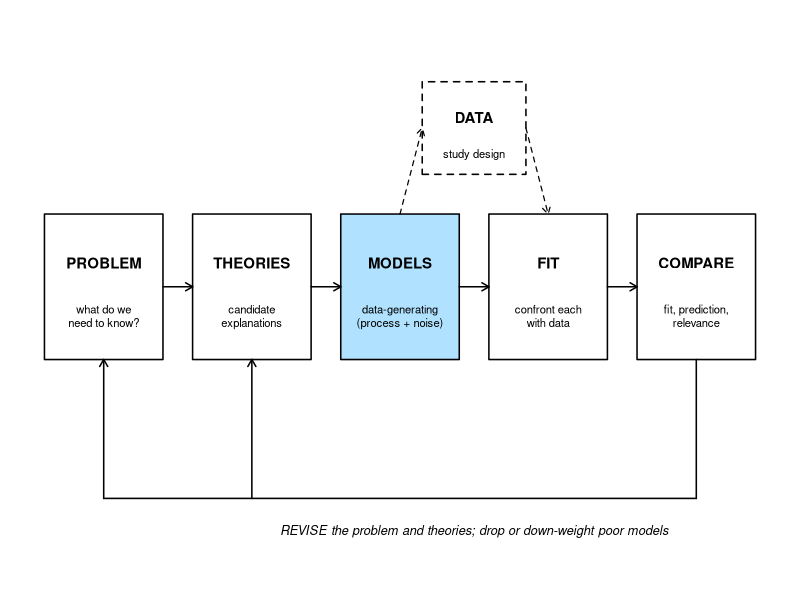
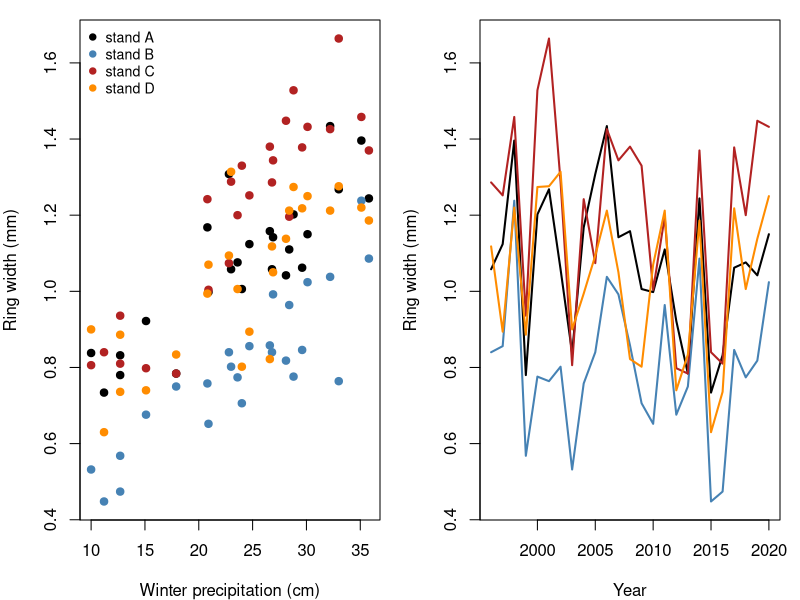
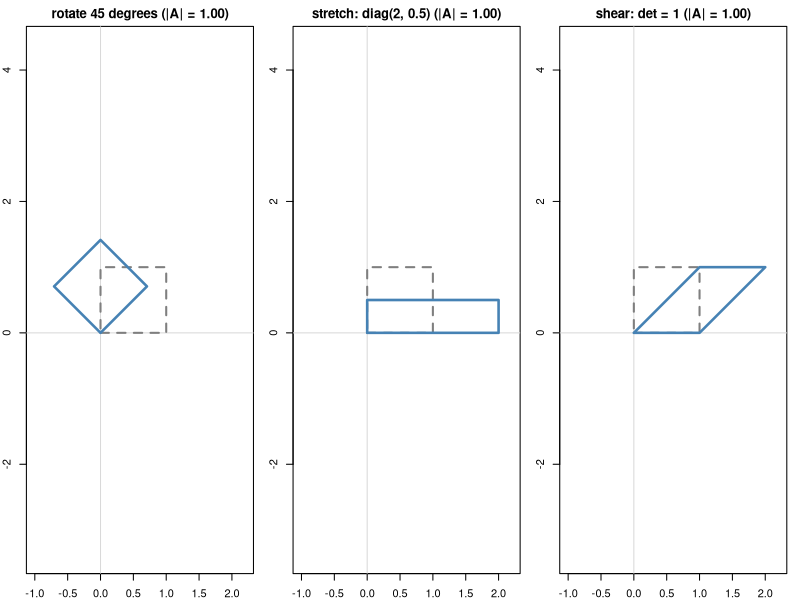
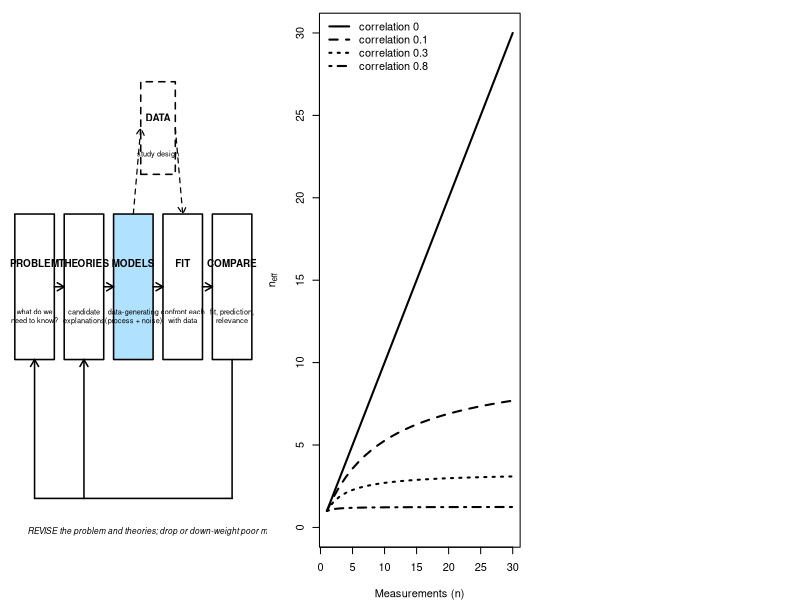
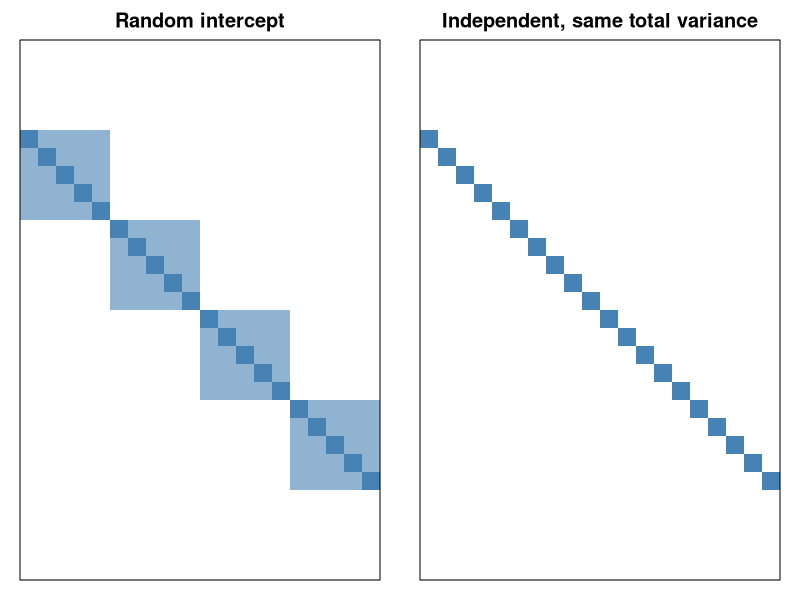
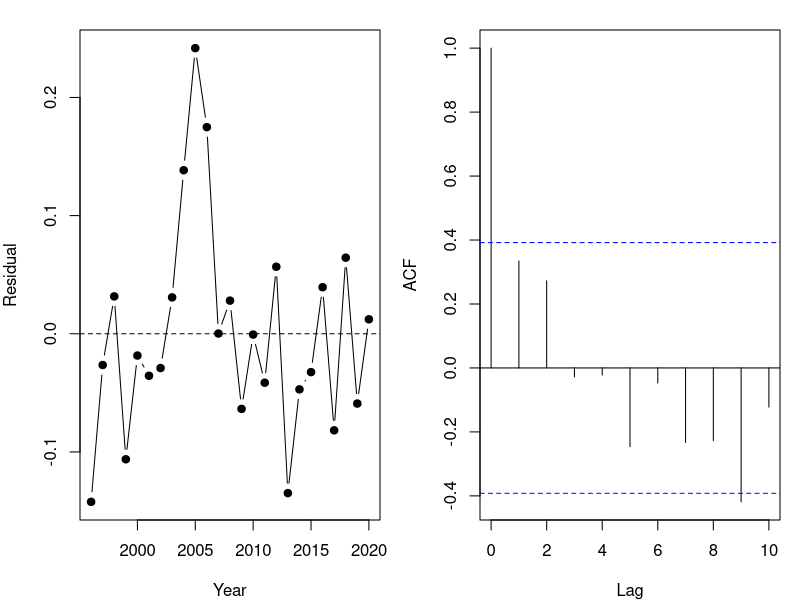

These figures' R source, in order: (Note: this script raises an error after producing the figures.)
## ---- chunk 1
knitr::opts_chunk$set(echo = TRUE, warning = FALSE, message = FALSE,
                      fig.width = 7, fig.height = 4.5, fig.align = "center")

widget <- function(file) htmltools::includeHTML(file.path("widgets", file))
f1 <- function(v) formatC(v, format = "f", digits = 1)
f2 <- function(v) formatC(round(v, 2) + 0, format = "f", digits = 2)
f3 <- function(v) formatC(round(v, 3) + 0, format = "f", digits = 3)
## ---- chunk 2
# scientific workflow schematic; 'highlight' shades one box
draw_workflow <- function(highlight = NULL, cex = 0.9) {
  boxes <- c("PROBLEM", "THEORIES", "MODELS", "FIT", "COMPARE")
  subs <- c("what do we\nneed to know?", "candidate\nexplanations",
            "data-generating\n(process + noise)", "confront each\nwith data",
            "fit, prediction,\nrelevance")
  x <- seq(1, 9, by = 2)
  y <- 2
  w <- 0.8
  h <- 0.55
  shade <- function(lab) if (!is.null(highlight) && lab == highlight) "lightskyblue1" else "white"
  par(mar = c(0, 0, 0, 0))
  plot(NA, xlim = c(0, 10), ylim = c(-0.2, 4), axes = FALSE, xlab = "", ylab = "")
  for (i in seq_along(boxes)) {
    rect(x[i] - w, y - h, x[i] + w, y + h, col = shade(boxes[i]), lwd = 1.5)
    text(x[i], y + 0.18, boxes[i], font = 2, cex = cex)
    text(x[i], y - 0.22, subs[i], cex = cex * 0.75)
  }
  arrows(x[-5] + w, y, x[-1] - w, y, length = 0.08, lwd = 1.5)
  rect(6 - 0.7, 3.2 - 0.35, 6 + 0.7, 3.2 + 0.35, lty = 2, lwd = 1.5)
  text(6, 3.28, "DATA", font = 2, cex = cex)
  text(6, 3.0, "study design", cex = cex * 0.75)
  arrows(x[3], y + h, 6 - 0.7, 3.2, length = 0.08, lty = 2, lwd = 1.2)
  arrows(6 + 0.7, 3.2, x[4], y + h, length = 0.08, lty = 2, lwd = 1.2)
  segments(x[5], y - h, x[5], 0.4, lwd = 1.5)
  segments(x[5], 0.4, x[1], 0.4, lwd = 1.5)
  arrows(x[c(1, 2)], 0.4, x[c(1, 2)], y - h, length = 0.08, lwd = 1.5)
  text(6, 0.15, "REVISE the problem and theories; drop or down-weight poor models",
       cex = cex * 0.85, font = 3)
}

# heatmap of a covariance or correlation matrix (row 1 at the top)
show_matrix <- function(M, main = "", zlim = c(-1, 1) * max(abs(M))) {
  n <- nrow(M)
  pal <- colorRampPalette(c("firebrick", "white", "steelblue"))(101)
  par(mar = c(1, 1, 2, 1))
  image(seq_len(n), seq_len(n), t(M[n:1, ]), col = pal, zlim = zlim, axes = FALSE,
        xlab = "", ylab = "", main = main, asp = 1)
  box()
}
## ---- chunk 3
draw_workflow("MODELS")
## ---- chunk 4
# pinyon ring widths (mm): 4 stands x 5 trees x 25 years; simulated
set.seed(21)
years <- 1996:2020
n_yr <- length(years)
precip <- round(rgamma(n_yr, shape = 9, scale = 22 / 9), 1)   # winter precipitation (cm)
stand_eff <- rnorm(4, 0, 0.12)
ar_dev <- matrix(0, 4, n_yr)            # shared year-to-year deviations within each stand
for (j in 1:4) {
  ar_dev[j, 1] <- rnorm(1, 0, 0.08 / sqrt(1 - 0.6^2))
  for (t in 2:n_yr) ar_dev[j, t] <- 0.6 * ar_dev[j, t - 1] + rnorm(1, 0, 0.08)
}
rings <- expand.grid(year = years, tree = 1:5, stand = LETTERS[1:4])
rings$tree_id <- paste0(rings$stand, rings$tree)
tree_eff <- setNames(rnorm(20, 0, 0.1), unique(rings$tree_id))
j <- match(rings$stand, LETTERS)
t <- match(rings$year, years)
rings$precip <- precip[t]
rings$width <- round(0.35 + stand_eff[j] + tree_eff[rings$tree_id] + 0.025 * rings$precip +
                       ar_dev[cbind(j, t)] + rnorm(nrow(rings), 0, 0.1), 2)

# stand chronologies: mean of the 5 trees in each stand and year
chron <- aggregate(width ~ stand + year + precip, data = rings, FUN = mean)
chron <- chron[order(chron$stand, chron$year), ]
head(chron)
## ---- chunk 5
par(mfrow = c(1, 2), mar = c(4, 4, 1, 1))
cols <- c("black", "steelblue", "firebrick", "darkorange")
plot(width ~ precip, data = chron, col = cols[as.integer(chron$stand)], pch = 19,
     xlab = "Winter precipitation (cm)", ylab = "Ring width (mm)")
legend("topleft", paste("stand", LETTERS[1:4]), col = cols, pch = 19, bty = "n", cex = 0.85)
plot(NA, xlim = range(years), ylim = range(chron$width), xlab = "Year",
     ylab = "Ring width (mm)")
for (s in 1:4) {
  sub <- chron[chron$stand == LETTERS[s], ]
  lines(sub$year, sub$width, col = cols[s], lwd = 2)
}
## ---- chunk 6
# ANCOVA: one intercept per stand (a[1:4]), shared slope b; sigma on the log scale
nll_ancova <- function(par, dat) {
  a <- par[1:4]
  b <- par[5]
  sigma <- exp(par[6])
  mu <- a[as.integer(dat$stand)] + b * dat$precip
  -sum(dnorm(dat$width, mu, sigma, log = TRUE))
}
chron$stand <- factor(chron$stand)
fit_ancova <- optim(c(rep(0.5, 4), 0, log(0.1)), nll_ancova, dat = chron,
                    method = "BFGS", control = list(maxit = 1000))
fit_lm <- lm(width ~ 0 + stand + precip, data = chron)   # 0 + : one intercept per stand

cbind(optim = fit_ancova$par[1:5], lm = coef(fit_lm))
c(optim = exp(fit_ancova$par[6]), lm = summary(fit_lm)$sigma)
## ---- chunk 7
fit_precip <- lm(width ~ precip, data = chron)
fit_slopes <- lm(width ~ 0 + stand * precip, data = chron)   # one slope per stand
anova(fit_precip, fit_lm)    # do stands differ, given precipitation?
anova(fit_lm, fit_slopes)    # same precipitation slope in every stand?
## ---- chunk 8
test_stand <- anova(fit_precip, fit_lm)
test_slopes <- anova(fit_lm, fit_slopes)
sd_stand_only <- summary(lm(width ~ stand, data = chron))$sigma
## ---- chunk 9
rows_1996 <- chron$year == 1996
model.matrix(~ 0 + stand + precip, data = chron)[rows_1996, ]   # one column per stand
model.matrix(~ stand + precip, data = chron)[rows_1996, ]       # R's default coding
coef(lm(width ~ stand + precip, data = chron))
## ---- chunk 10
tree_means <- aggregate(width ~ stand + tree_id, data = rings, FUN = mean)
set.seed(5)
tree_means$cones <- rpois(20, exp(-0.5 + 3 * tree_means$width))

# Poisson GLM by hand: log(mu) = a + b * width
nll_pois <- function(par) {
  -sum(dpois(tree_means$cones, exp(par[1] + par[2] * tree_means$width), log = TRUE))
}
fit_pois <- optim(c(0, 1), nll_pois, method = "BFGS")
fit_glm <- glm(cones ~ width, family = poisson, data = tree_means)
cbind(optim = fit_pois$par, glm = coef(fit_glm))
## ---- chunk 11
fit_nls <- nls(width ~ a * precip / (b + precip), data = chron,
               start = list(a = 1.5, b = 20))
coef(fit_nls)
## ---- chunk 12
A <- matrix(c(2, 1, 0, 3, -1, 4), nrow = 2)
A
dim(A)
A[2, 3]     # row 2, column 3
## ---- chunk 13
X <- model.matrix(~ stand + precip, data = chron)
beta_hat <- coef(lm(width ~ stand + precip, data = chron))
mu_hat <- X %*% beta_hat               # 100 x 5 times 5 x 1 = 100 x 1
all.equal(as.vector(mu_hat), unname(fitted(lm(width ~ stand + precip, data = chron))))
## ---- chunk 14
XtX <- t(X) %*% X
XtX                                      # 5 x 5
beta_ne <- solve(XtX, t(X) %*% chron$width)   # solves XtX beta = Xty
cbind(normal_eq = as.vector(beta_ne), lm = beta_hat)
## ---- chunk 15
library(mvtnorm)
r <- resid(fit_lm)
sigma_mle <- sqrt(mean(r^2))
c(sum_dnorm = sum(dnorm(r, 0, sigma_mle, log = TRUE)),
  dmvnorm = dmvnorm(r, rep(0, 100), sigma_mle^2 * diag(100), log = TRUE))
## ---- chunk 16
V_ok <- matrix(c(4, 1, 1, 2), 2)       # variances 4 and 2, covariance 1
eigen(V_ok)$values
## ---- chunk 17
sq <- rbind(c(0, 1, 1, 0, 0), c(0, 0, 1, 1, 0))
mats <- list("rotate 45 degrees" = matrix(c(cos(pi / 4), sin(pi / 4), -sin(pi / 4), cos(pi / 4)), 2),
             "stretch: diag(2, 0.5)" = diag(c(2, 0.5)),
             "shear: det = 1" = matrix(c(1, 0, 1, 1), 2))
par(mfrow = c(1, 3), mar = c(2, 2, 2, 1))
for (nm in names(mats)) {
  M <- mats[[nm]]
  plot(NA, xlim = c(-1, 2.2), ylim = c(-0.6, 1.6), asp = 1, xlab = "", ylab = "",
       main = sprintf("%s (|A| = %s)", nm, f2(det(M))))
  abline(h = 0, v = 0, col = "grey85")
  polygon(sq[1, ], sq[2, ], border = "grey50", lty = 2, lwd = 2)
  tq <- M %*% sq
  polygon(tq[1, ], tq[2, ], border = "steelblue", lwd = 2.5)
}
## ---- chunk 18
draw_workflow("MODELS")
## ---- chunk 19
n_seq <- 1:30
par(mar = c(4, 4, 1, 1))
plot(NA, xlim = c(1, 30), ylim = c(0, 30), xlab = "Measurements (n)",
     ylab = expression(n[eff]))
rhos <- c(0, 0.1, 0.3, 0.8)
for (k in seq_along(rhos)) {
  lines(n_seq, n_seq / (1 + (n_seq - 1) * rhos[k]), lwd = 2, lty = k)
}
legend("topleft", paste("correlation", rhos), lty = seq_along(rhos), lwd = 2, bty = "n")
## ---- chunk 20
y_tree <- tree_means$width
Z <- model.matrix(~ 0 + stand, data = tree_means)
ZZt <- Z %*% t(Z)
V_ri <- function(sigma_b, sigma) sigma_b^2 * ZZt + sigma^2 * diag(20)
V_ri(0.12, 0.1)[1:7, 1:7]     # first stand's block, and the start of the next
## ---- chunk 21
par(mfrow = c(1, 2))
show_matrix(V_ri(0.12, 0.1), main = "Random intercept")
show_matrix((0.12^2 + 0.1^2) * diag(20), main = "Independent, same total variance")
## ---- chunk 22
nll_ri <- function(par) {
  V <- V_ri(exp(par[2]), exp(par[3]))
  -dmvnorm(y_tree, rep(par[1], 20), V, log = TRUE)
}
fit_ri <- optim(c(mean(y_tree), log(0.1), log(0.1)), nll_ri, method = "BFGS")
c(mu = fit_ri$par[1], sigma_b = exp(fit_ri$par[2]), sigma = exp(fit_ri$par[3]))

library(lme4)
fit_lmer <- lmer(width ~ 1 + (1 | stand), data = tree_means, REML = FALSE)
fixef(fit_lmer)
as.data.frame(VarCorr(fit_lmer))[, c("grp", "sdcor")]
## ---- chunk 23
sb_hat <- exp(fit_ri$par[2])
s_hat <- exp(fit_ri$par[3])
icc <- sb_hat^2 / (sb_hat^2 + s_hat^2)
## ---- chunk 24
chron_a <- chron[chron$stand == "A", ]
chron_a$year_c <- chron_a$year - 2008          # centered year: 0 = 2008
fit_lm_a <- lm(width ~ precip + year_c, data = chron_a)
summary(fit_lm_a)$coefficients
par(mfrow = c(1, 2), mar = c(4, 4, 1.5, 1))
plot(chron_a$year, resid(fit_lm_a), type = "b", pch = 19, xlab = "Year", ylab = "Residual")
abline(h = 0, lty = 2)
acf(resid(fit_lm_a), main = "", lag.max = 10)
## ---- chunk 25
lags <- abs(outer(1:25, 1:25, "-"))
V_ar1 <- function(rho, sigma) sigma^2 / (1 - rho^2) * rho^lags
round(V_ar1(0.6, 0.08)[1:5, 1:5], 4)
## ---- chunk 26
# mean: a + b * precip + c * year_c; AR(1) errors with rho = tanh(par[4]), sigma = exp(par[5])
nll_ar1 <- function(par) {
  mu <- par[1] + par[2] * chron_a$precip + par[3] * chron_a$year_c
  V <- V_ar1(tanh(par[4]), exp(par[5]))
  -dmvnorm(chron_a$width, mu, V, log = TRUE)
}
fit_ar1 <- optim(c(coef(fit_lm_a), 0, log(0.1)), nll_ar1, method = "BFGS", hessian = TRUE)
c(a = fit_ar1$par[1], b = fit_ar1$par[2], c = fit_ar1$par[3],
  rho = tanh(fit_ar1$par[4]), sigma = exp(fit_ar1$par[5]))

library(nlme)
fit_gls <- gls(width ~ precip + year_c, data = chron_a,
               correlation = corAR1(form = ~ year), method = "ML")
coef(fit_gls)
coef(fit_gls$modelStruct$corStruct, unconstrained = FALSE)   # rho
## ---- chunk 27
trend_ind <- summary(fit_lm_a)$coefficients["year_c", ]
se_ar1 <- sqrt(diag(solve(fit_ar1$hessian)))[3]
p_ar1 <- 2 * pnorm(-abs(fit_ar1$par[3] / se_ar1))
rho_hat <- tanh(fit_ar1$par[4])
se_precip <- c(summary(fit_lm_a)$coefficients["precip", 2], sqrt(diag(solve(fit_ar1$hessian)))[2])
f4 <- function(v) formatC(v, format = "f", digits = 4)
## ---- chunk 28
widget("cov_structures.html")
## ---- chunk 29
# milliseconds per NLL evaluation, averaged over 'reps' evaluations
time_nll <- function(n, reps = 10) {
  y <- rnorm(n)
  V <- 0.5^abs(outer(1:n, 1:n, "-"))
  ms <- function(expr) 1000 * system.time(for (i in 1:reps) expr)[["elapsed"]] / reps
  c(n = n, independent = ms(sum(dnorm(y, 0, 1, log = TRUE))),
    mvn = ms(dmvnorm(y, rep(0, n), V, log = TRUE)))
}
set.seed(1)
timings <- t(sapply(c(250, 500, 1000, 2000), time_nll))
timings
## ---- chunk 30
# profile out the mean parameters by generalized least squares at each (variance) grid point
gls_nll <- function(y, X, V) {
  Vi <- solve(V)
  b <- solve(t(X) %*% Vi %*% X, t(X) %*% Vi %*% y)
  -dmvnorm(y, as.vector(X %*% b), V, log = TRUE)
}
sb_grid <- seq(0.002, 0.45, length.out = 70)
s_grid <- seq(0.04, 0.16, length.out = 70)
X1 <- matrix(1, 20, 1)
nll_grid_ri <- outer(sb_grid, s_grid, Vectorize(function(a, b) gls_nll(y_tree, X1, V_ri(a, b))))
# AR(1): fix rho and the trend c; profile out a, b (GLS) and sigma (closed form)
prof_ar1 <- function(rho, c_trend) {
  R <- rho^lags / (1 - rho^2)
  y <- chron_a$width - c_trend * chron_a$year_c
  Xp <- cbind(1, chron_a$precip)
  Ri <- solve(R)
  b <- solve(t(Xp) %*% Ri %*% Xp, t(Xp) %*% Ri %*% y)
  r <- as.vector(y - Xp %*% b)
  s2 <- as.numeric(t(r) %*% Ri %*% r) / 25
  -dmvnorm(r, rep(0, 25), s2 * R, log = TRUE)
}
rho_grid <- seq(-0.5, 0.95, length.out = 70)
c_grid <- seq(-0.02, 0.01, length.out = 70)
nll_grid_ar <- outer(rho_grid, c_grid, Vectorize(prof_ar1))
par(mfrow = c(1, 2), mar = c(4, 4, 2, 1))
draw_surface <- function(x, y, z, xlab, ylab, main, best) {
  z <- z - min(z)
  image(x, y, z <= 1.92, col = c("white", "lightskyblue1"), xlab = xlab, ylab = ylab, main = main)
  contour(x, y, z, levels = c(0.5, 1, 1.92, 3, 5, 10, 20), add = TRUE, col = "grey30")
  points(best[1], best[2], pch = 3, cex = 1.5, lwd = 2, col = "firebrick")
  box()
}
draw_surface(sb_grid, s_grid, nll_grid_ri, expression(sigma[b] ~ "(among stands)"),
             expression(sigma ~ "(among trees)"), "Random intercept, 4 stands",
             c(sb_hat, s_hat))
draw_surface(rho_grid, c_grid, nll_grid_ar, expression(rho),
             "Trend (mm/yr)", "AR(1) with a trend, stand A", c(rho_hat, fit_ar1$par[3]))
abline(h = 0, lty = 2)
## ---- chunk 31
in_ri <- (nll_grid_ri - min(nll_grid_ri)) <= 1.92
sb_range <- range(sb_grid[apply(in_ri, 1, any)])
in_ar <- (nll_grid_ar - min(nll_grid_ar)) <= 1.92
trend_at <- function(r) range(c_grid[in_ar[which.min(abs(rho_grid - r)), ]])
trend_0 <- trend_at(0)
trend_hat <- trend_at(rho_hat)
## ---- chunk 32
Z_chron <- model.matrix(~ 0 + stand, data = chron)
V_combined <- function(sigma_b, rho, sigma) {
  sigma_b^2 * Z_chron %*% t(Z_chron) + kronecker(diag(4), V_ar1(rho, sigma))
}
nll_combined <- function(par) {
  mu <- par[1] + par[2] * chron$precip
  V <- V_combined(exp(par[3]), tanh(par[4]), exp(par[5]))
  -dmvnorm(chron$width, mu, V, log = TRUE)
}
fit_comb <- optim(c(0.4, 0.02, log(0.1), 0, log(0.1)), nll_combined, method = "BFGS",
                  control = list(maxit = 1000))
c(a = fit_comb$par[1], b = fit_comb$par[2], sigma_b = exp(fit_comb$par[3]),
  rho = tanh(fit_comb$par[4]), sigma = exp(fit_comb$par[5]))

fit_lme <- lme(width ~ precip, random = ~ 1 | stand, data = chron,
               correlation = corAR1(form = ~ year | stand), method = "ML")
fixef(fit_lme)
coef(fit_lme$modelStruct$corStruct, unconstrained = FALSE)
c(-fit_comb$value, logLik(fit_lme))       # same maximized log-likelihood
## ---- chunk 33
show_matrix(V_combined(exp(fit_comb$par[3]), tanh(fit_comb$par[4]), exp(fit_comb$par[5])),
            main = "Fitted V (100 stand-years)")
